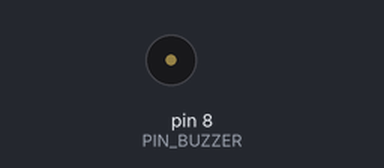
A sketch run on a simulated Arduino Uno, built with avr-gcc and run on an emulated ATmega328P. Shown: buzzer (waves = sounding).

Above: at 0.1 s.
Timing chart, 0 to 1.6 s (numbered marks = the images above):
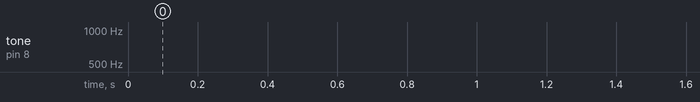

The sketch:

Siren.ino
```cpp
const int PIN_BUZZER = 8;
const int sirenPeriodms = 2000;
const int sirenStepms = 1;
const float sirenSteps = sirenPeriodms / sirenStepms / 2;
const int sirenFreqMin = 500;
const int sirenFreqMax = 1200;
const float sirenFreqStep = (sirenFreqMax - sirenFreqMin) / sirenSteps;

void setup() {
  // Serial.begin(9600);
  // Serial.println(0);
  pinMode(PIN_BUZZER, OUTPUT);
}

void loop() {
  float freq;

  // Ramp up
  for (int i = 0; i < sirenSteps; i++) {
    freq = sirenFreqMin + sirenFreqStep * i;
    tone(PIN_BUZZER, freq);
    delay(sirenStepms);
    // noTone(PIN_BUZZER);
  }

  // Ramp down
  for (int i = 0; i < sirenSteps; i++) {
    freq = sirenFreqMax - sirenFreqStep * i;
    tone(PIN_BUZZER, freq);
    delay(sirenStepms);
    // noTone(PIN_BUZZER);
  }
}
```
